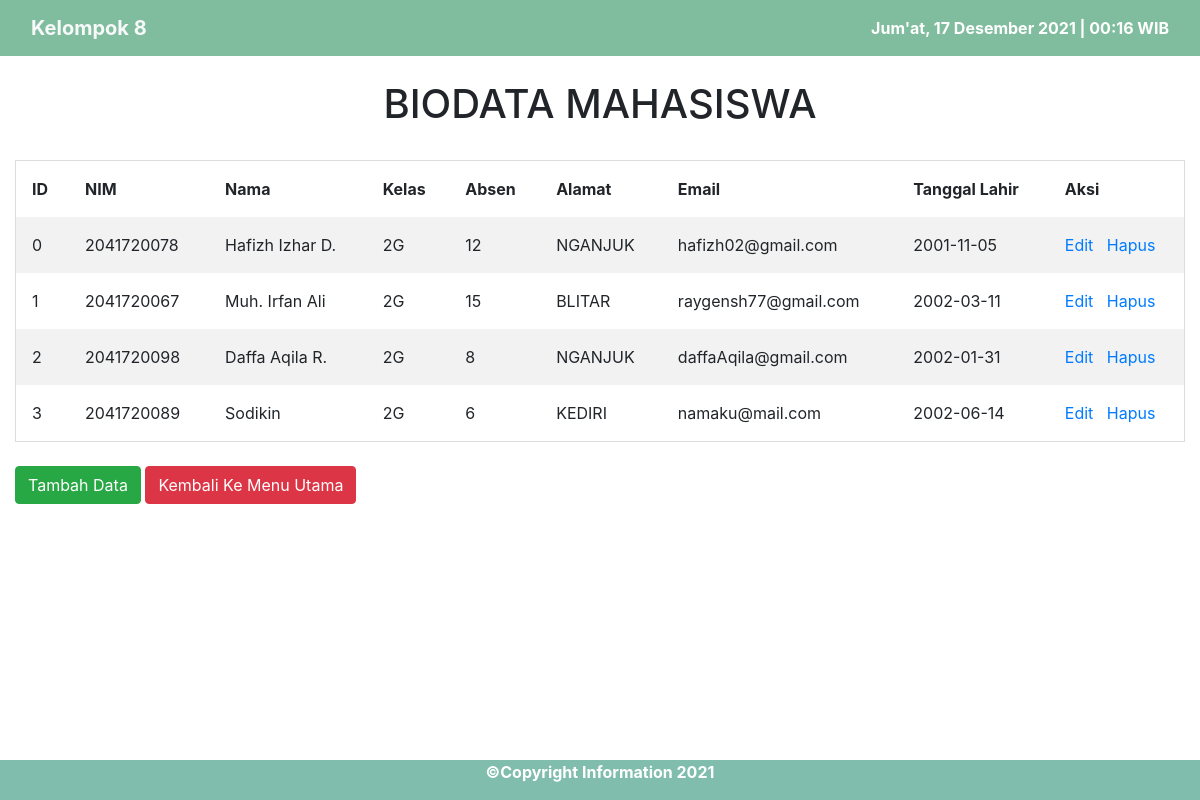
/homeCURD.php, run on the app's committed database.
### tables this page shows
CREATE TABLE `biodata` (
  `id` int(11) NOT NULL,
  `nim` char(12) NOT NULL,
  `nama` varchar(60) NOT NULL,
  `kelas` char(4) NOT NULL,
  `absen` int(11) NOT NULL,
  `alamat` varchar(60) NOT NULL,
  `email` varchar(30) NOT NULL,
  `tanggalLahir` date NOT NULL
);

### homeCURD.php (the view, shortened to what this page needs)
<!DOCTYPE html>
<html lang="en">
    <head>
    <link rel="stylesheet" href="https://cdn.jsdelivr.net/npm/bootstrap@4.6.1/dist/css/bootstrap.min.css"
>
    </head>
    <body>
    <nav class="navbar navbar-light " style="background-color: #80BD9E;">
        <div class="container-fluid">
            <span style="font-weight: bold;" class="navbar-brand mb-0 h1 text-light">Kelompok 8</span>
            <span id="tanggalwaktu"></span>
        </div>
    </nav>
    <br>
    <div class="container-fluid">
        <h1 align="center">BIODATA MAHASISWA</h1><br>
        <table>
            <tr>
                <th> ID </th>
                <th> NIM </th>
                <th> Nama </th>
                <th> Kelas </th>
                <th> Absen </th>
                <th> Alamat </th>
                <th> Email </th>
                <th> Tanggal Lahir </th>
                <th> Aksi </th>
            </tr>
            <?php
                include "koneksi.php";
                $query = "SELECT * FROM biodata";
                $result = mysqli_query($connect, $query);
                if(mysqli_num_rows($result)>0){
                    while($row = mysqli_fetch_array($result)){
            ?>
            <tr>
                <td> <?php echo $row["id"] ?> </td>
                <td> <?php echo $row["nim"] ?> </td>
                <td> <?php echo $row["nama"] ?> </td>
                <td> <?php echo $row["kelas"] ?> </td>
                <td> <?php echo $row["absen"] ?> </td>
                <td> <?php echo $row["alamat"] ?> </td>
                <td> <?php echo $row["email"] ?> </td>
                <td> <?php echo $row["tanggalLahir"] ?> </td>
                <td>
                    <a href="editForm.php?id=<?php echo $row['id']; ?>"> Edit &nbsp; </a>
                    <a href="hapus.php?id=<?php echo $row['id']; ?>"> Hapus </a>
                </td>
                <?php
                        }
                    }
                    else{
                        echo "Masukkan Data Lebih Dahulu";
                    }
                ?>
            </tr>
        </table><br>
          <a href="insertForm.html" class="btn btn-success">Tambah Data</a>
          <a href="landingPage.php" class="btn btn-danger">Kembali Ke Menu Utama</a>
    </div>
    <footer class="text-white text-center fixed-bottom" style="background-color: #80bdad;">
        <p><b>©Copyright Information 2021</b></p>
    </footer>
    </body>
</html>

### homeCURD.php (style rules this page uses)
nav span { color: white; font-weight: bold; }
table { border-collapse: collapse; border-spacing: 0; width: 100%; border: 1px solid #ddd; }
th,td { text-align: left; padding: 16px; }
tr:nth-child(even) { background-color: #f2f2f2; }

### data on the page
biodata: id "0", nim "2041720078", nama "Hafizh Izhar D.", kelas "2G", absen "12", alamat "NGANJUK", email "hafizh02@gmail.com", tanggalLahir "2001-11-05"
biodata: id "1", nim "2041720067", nama "Muh. Irfan Ali", kelas "2G", absen "15", alamat "BLITAR", email "raygensh77@gmail.com", tanggalLahir "2002-03-11"
biodata: id "2", nim "2041720098", nama "Daffa Aqila R.", kelas "2G", absen "8", alamat "NGANJUK", email "daffaAqila@gmail.com", tanggalLahir "2002-01-31"
biodata: id "3", nim "2041720089", nama "Sodikin", kelas "2G", absen "6", alamat "KEDIRI", email "namaku@mail.com", tanggalLahir "2002-06-14"
